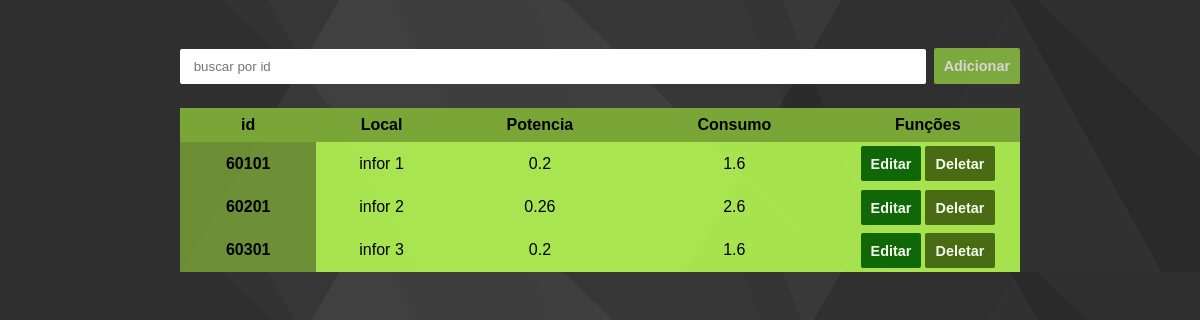
The page /6 on the database as committed earlier.
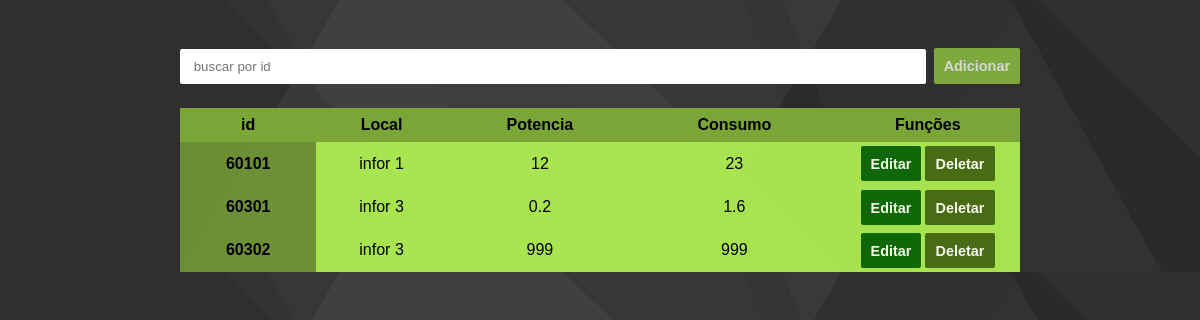
The same page on the database as committed later.
### models.py (models this page shows)
class Eletronicos(db.Model):
    id = db.Column(db.Integer, primary_key = True)
    id_sala = db.Column(db.Integer, db.ForeignKey('sala.id'))
    id_objeto = db.Column(db.Integer, db.ForeignKey('objetos.id'))
    potencia = db.Column(db.Integer)
    consumo = db.Column(db.Integer)

### routes/funcoes.py (the view)
@funcoes_route.route('/<int:itens>')
def listar_itens(itens):
    session['id_obj'] = itens
    global tabela_moveis
    tabela_moveis = db.session.query(Moveis).filter_by(id_objeto = itens).all()
    if tabela_moveis:
        mov = True
        return render_template('lista_item.html', tabela = tabela_moveis, movel = mov)
    else:
        mov = False
        tabela_eletronicos = db.session.query(Eletronicos).filter_by(id_objeto = itens).all()
        return render_template('lista_item.html', tabela = tabela_eletronicos, movel = mov)

### templates/lista_item.html (shortened to what this page needs)
<!DOCTYPE html>
<html lang="pt-br">
<head>
  <link rel="stylesheet" href="https://cdnjs.cloudflare.com/ajax/libs/font-awesome/6.6.0/css/all.min.css"
 />
  <link rel="stylesheet" href="../static/css/table.css">
</head>
<body>
  <div class="search--flex">
    <input type="number" id="search--tipping" placeholder=" buscar por id ">
    <button id="abrir_modal" class="search--btn" data-modal="modal">Adicionar</button>
  </div>
  <table>
    <thead>
      <tr>
        <th>id</th>
        <th>Local</th>
        {% if tabela[0].potencia %}
        <th>Potencia</th>
        <th>Consumo</th>
        {% else %}
        <th>Cor</th>
        <th>Material</th>
        {% endif %}
        <th>Funções</th>
      </tr>
    </thead>
    <tbody id="table--item">
      {% for objeto in tabela: %}
      <th scope="row">{{ objeto.id }}</th>
      <td>infor {{ objeto.id_sala }}</td>
      {% if objeto.potencia %}
      <td>{{ objeto.potencia }}</td>
      <td>{{ objeto.consumo }}</td>
      {% else %}
      <td>{{ objeto.cor }}</td>
      <td>{{ objeto.material }}</td>
      {% endif %}
      <td class="td--btn">
        <button id="abrir_modal" class="edit--btn" data-modal="modal2">Editar</button>
        <a href="/{{ objeto.id }}/Deletar">
          <button class="delet--btn">Deletar</button>
        </a>
      </td>
      {% endfor %}
    </tbody>
  </table>
</body>
</html>

### static/css/table.css (style rules this page uses)
:root { --corDeFundo-cabecalho: #7AA637; --corDeFundo-tr: #7aa637cd; --corDeFundo-td: #bbff54db; --corDeFundo-btn: #91c741; --corButtonDelet: #3e5f0d; --corButtonEdit: #005a00; --corButtonClose: rgb(255, 54, 54); }
* { margin: 0; box-sizing: border-box; font-family: "Josefin Sans", sans-serif; }
body { background-image: linear-gradient(300deg, rgba(77, 77, 77, 0.05) 0%, rgba(77, 77, 77, 0.05) 25%, rgba(42, 42, 42, 0.05) 25%, rgba(42, 42, 42, 0.05) 38%, rgba(223, 223, 223, 0.05) 38%, rgba(223, 223, 223, 0.05) 75%, rgba(36, 36, 36, 0.05) 75%, rgba(36, 36, 36, 0.05) 100%), linear-gradient(44deg, rgba(128, 128, 128, 0.05) 0%, rgba(128, 128, 128, 0.05) 34%, rgba(212, 212, 212, 0.05) 34%, rgba(212, 212, 212, 0.05) 57%, rgba(25, 25, 25, 0.05) 57%, rgba(25, 25, 25, 0.05) 89%, rgba(135, 135, 135, 0.05) 89%, rgba(135, 135, 135, 0.05) 100%), linear-gradient(241deg, rgba(55, 55, 55, 0.05) 0%, rgba(55, 55, 55, 0.05) 14%, rgba(209, 209, 209, 0.05) 14%, rgba(209, 209, 209, 0.05) 60%, rgba(245, 245, 245, 0.05) 60%, rgba(245, 245, 245, 0.05) 69%, rgba(164, 164, 164, 0.05) 69%, rgba(164, 164, 164, 0.05) 100%), linear-gradient(249deg, rgba(248, 248, 248, 0.05) 0%, rgba(248, 248, 248, 0.05) 32%, rgba(148, 148, 148, 0.05) 32%, rgba(148, 148, 148, 0.05) 35%, rgba(202, 202, 202, 0.05) 35%, rgba(202, 202, 202, 0.05) 51%, rgba(181, 181, 181, 0.05) 51%, rgba(181, 181, 181, 0.05) 100%), linear-gradient(92deg, hsl(214, 0%, 11%), hsl(214, 0%, 11%)); display: flex; flex-direction: column; justify-content: center; align-items: center; padding-top: 1.5rem; }
.search--flex { display: flex; justify-content: center; align-items: center; width: 100%; max-width: 70vw; margin-top: 1.5rem; margin-bottom: 1.5rem; gap: 0.5rem; }
.search--flex input { width: 100%; border: none; border-radius: 2px; padding: 10px; }
.search--btn { color: #fff; background-color: var(--corDeFundo-btn); border: none; border-radius: 2px; font-size: 0.9rem; font-weight: bold; cursor: pointer; padding: 10px; opacity: 0.8; transition: 0.3s ease; }
.edit--btn { color: #fff; background-color: var(--corButtonEdit); border: none; border-radius: 2px; font-size: 0.9rem; font-weight: bold; cursor: pointer; padding: 10px; margin-bottom: 0.2rem; width: 60px; max-width: 90%; height: 35px; max-height: 80%; opacity: 0.9; transition: 0.3s ease; }
.delet--btn { color: #fff; background-color: var(--corButtonDelet); border: none; border-radius: 2px; font-size: 0.9rem; font-weight: bold; cursor: pointer; padding: 10px; margin-top: 0.2rem; width: 70px; max-width: 90%; height: 35px; max-height: 80%; opacity: 0.9; transition: 0.3s ease; }
table { border-collapse: collapse; width: 100%; max-width: 70vw; margin: auto; }
thead { background-color: var(--corDeFundo-cabecalho); color: black; }
th { background-color: var(--corDeFundo-tr); padding: 0.5rem; text-align: center; width: 30px; }
td { text-align: center; background-color: var(--corDeFundo-td); }
body { display: flex; justify-content: center; align-items: center; }

Rows that differ between the two databases and show on the page:
removed Eletronicos: id "60201", id_sala "2", potencia "0.26", consumo "2.6"
changed Eletronicos id 60101: potencia "0.2" → "12"; consumo "1.6" → "23"
added Eletronicos: id "60302", id_sala "3", potencia "999", consumo "999"
